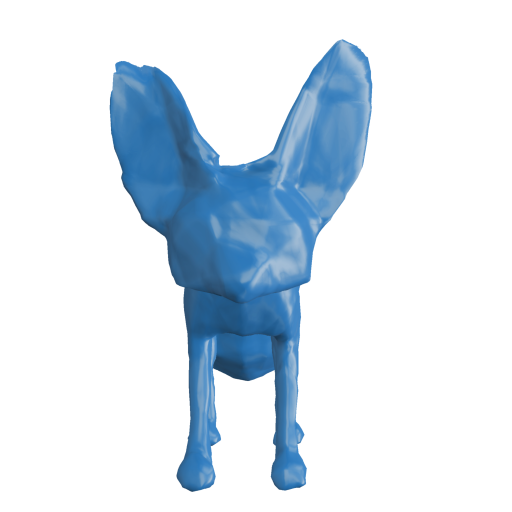
#> input picture fox_front.png, 1024 x 1024 px, found by its file name (shown at 1/2 size)
$ python crop_image.py
#> lines starting #> are read from the running program, lines starting #| are printed output that depends on the picture
from PIL import Image, ImageDraw
import matplotlib.pyplot as plt

# Load the image
# image = Image.open("/home/gaorz/Downloads/fox_ear_0lvl.png")
#
# # Define crop box (left, upper, right, lower)
# left = 250
# top = 200
# right = left + 200
# bottom = top + 200
# cropped_image = image.crop((left, top, right, bottom))
#
# # Convert to RGB to avoid PDF corruption
# cropped_image_rgb = cropped_image.convert("RGB")
#
# # Save the cropped image as PDF
# cropped_image_rgb.save("/home/gaorz/Downloads/fox_ear_0lvl_cropped.pdf", "PDF")
#
# # Show the cropped image
# plt.imshow(cropped_image)
# plt.axis('off')
# plt.show()


# Load the image
image = Image.open("/media/gaorz/b5df3483-c11a-42f1-b414-023f33bc5312/home/ruize/3d_vnn_ref/fox_front.png").convert("RGB")

# Define crop box (left, upper, right, lower)
left = 670
top = 60
right = left + 60
bottom = top + 60

# Draw a red rectangle on the original image
draw = ImageDraw.Draw(image)
# Rectangle outline width (optional)
outline_width = 3
for i in range(outline_width):  # To make thicker outline
    draw.rectangle(
        [left - i, top - i, right + i, bottom + i],
        outline="red"
    )

# Save the modified image with the red square as PNG (optional)
# image.save("/home/gaorz/Downloads/fox_ear_sdf_with_red_square.png")

# Save the modified image as PDF
image.save("/home/gaorz/Downloads/fox_ear_sdf_with_red_square.pdf", "PDF")
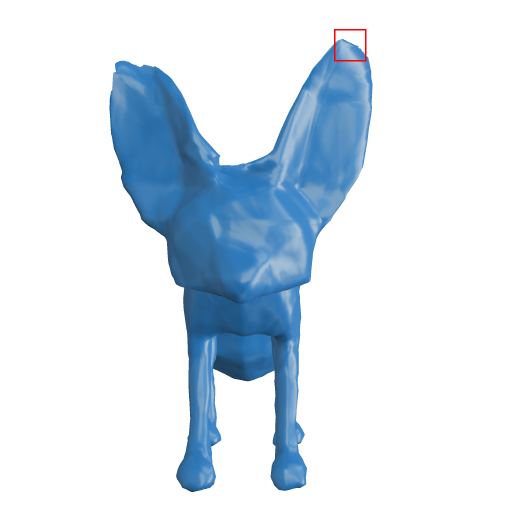
#> saved as fox_ear_sdf_with_red_square.pdf: PIL image 1024x1024 RGB (shown at 1/2 size); mean R, G, B 215.8, 227.6, 238.1

# Show the image with the red square
plt.imshow(image)
plt.axis('off')
plt.show()

$ run again, with fox_left.png copied over fox_front.png
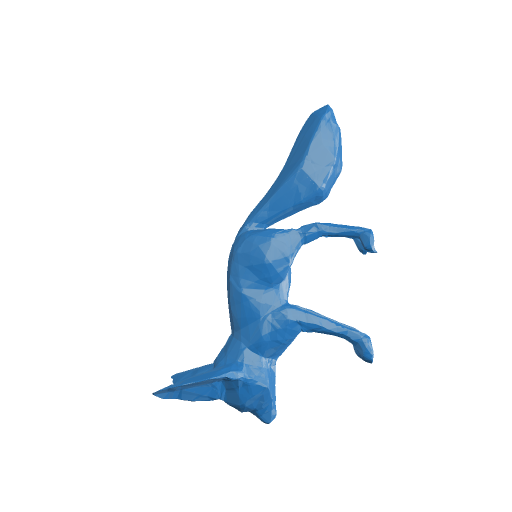
#> input picture fox_left.png, 1024 x 1024 px, found by its file name (shown at 1/2 size)
#> `image.save("/home/gaorz/Downloads/fox_ear_sdf_with_red_square.pdf", "P..`:
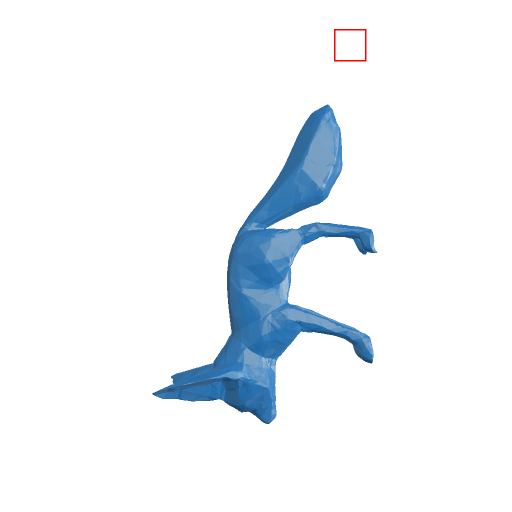
#> saved as fox_ear_sdf_with_red_square.pdf: PIL image 1024x1024 RGB (shown at 1/2 size); mean R, G, B 239.3, 244, 248.1

$ run again, with quad_debug_1.png copied over fox_front.png
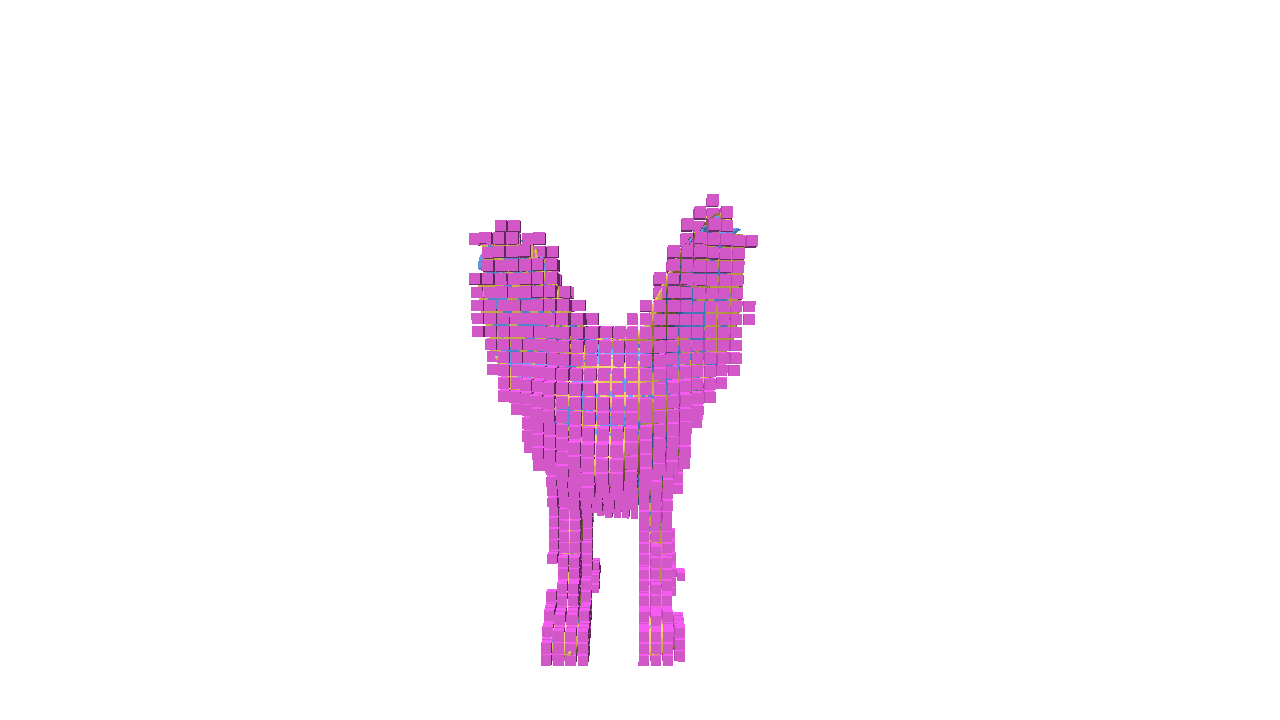
#> input picture quad_debug_1.png, 1280 x 720 px, found by its file name
#> `image = Image.open("/media/gaorz/b5df3483-c11a-42f1-b414-023f33bc5312/..`:
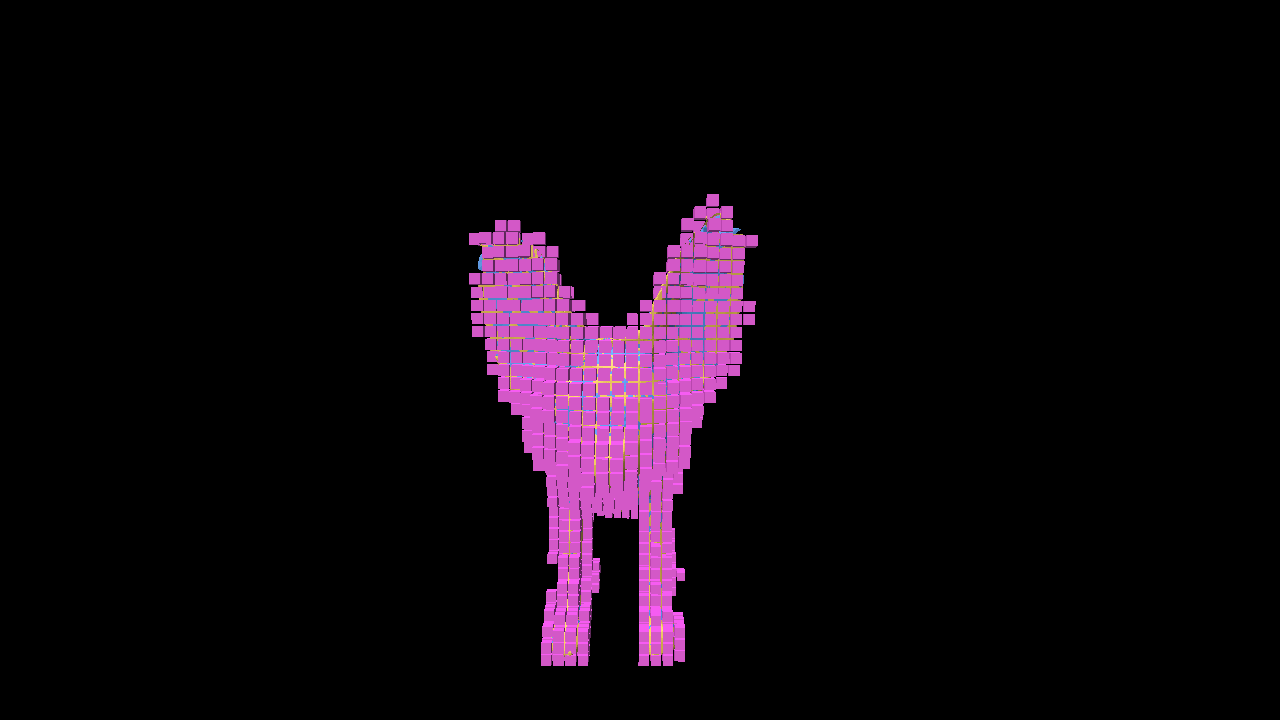
#> image: PIL image 1280x720 RGB; mean R, G, B 15.1, 6.8, 14.1
#> `image.save("/home/gaorz/Downloads/fox_ear_sdf_with_red_square.pdf", "P..`:
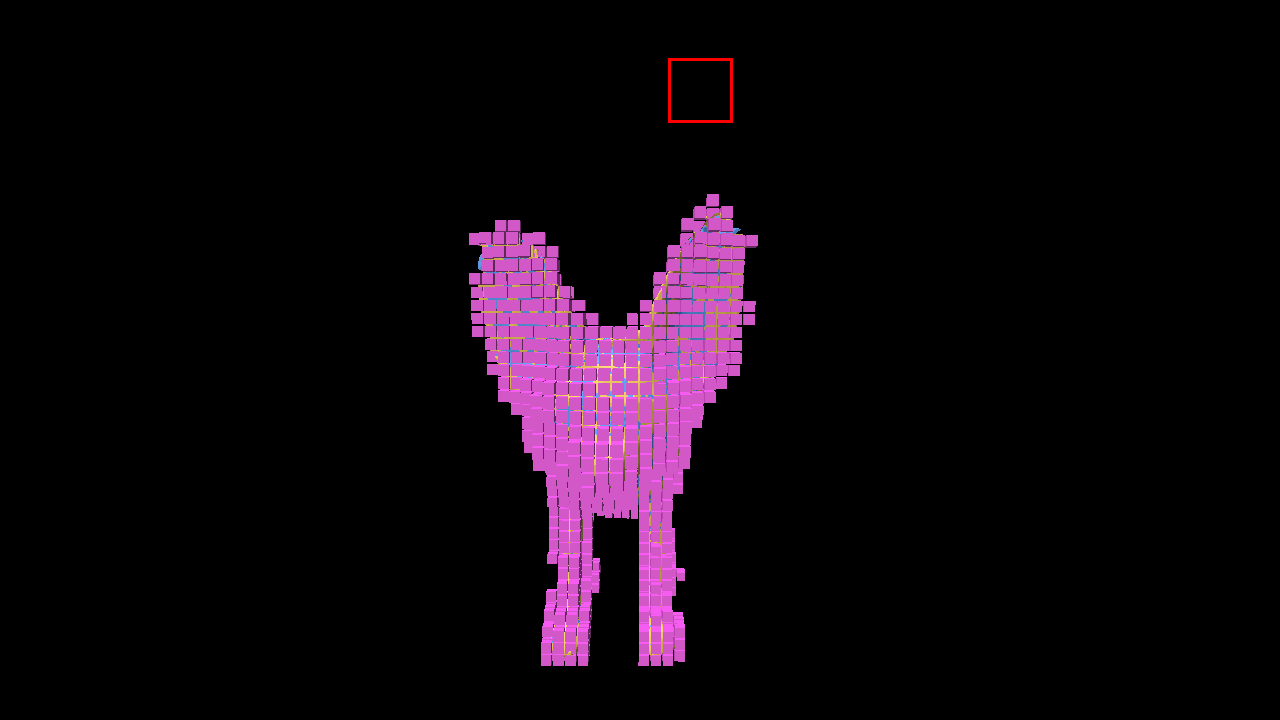
#> saved as fox_ear_sdf_with_red_square.pdf: PIL image 1280x720 RGB; mean R, G, B 15.3, 6.8, 14.1
